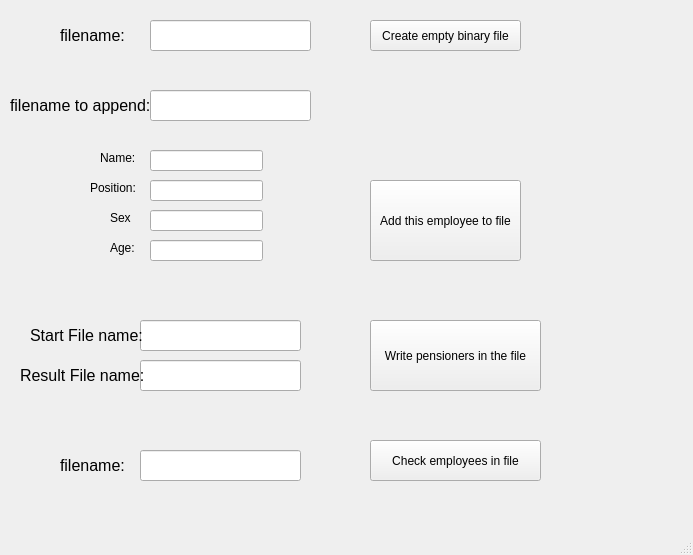
<?xml version="1.0" encoding="UTF-8"?>
<ui version="4.0">
 <class>MainWindow</class>
 <widget class="QMainWindow" name="MainWindow">
  <property name="geometry">
   <rect>
    <x>0</x>
    <y>0</y>
    <width>693</width>
    <height>555</height>
   </rect>
  </property>
  <property name="windowTitle">
   <string>MainWindow</string>
  </property>
  <widget class="QWidget" name="centralwidget">
   <widget class="QPushButton" name="CreateFile">
    <property name="geometry">
     <rect>
      <x>370</x>
      <y>20</y>
      <width>151</width>
      <height>31</height>
     </rect>
    </property>
    <property name="text">
     <string>Create empty binary file</string>
    </property>
   </widget>
   <widget class="QLabel" name="label">
    <property name="geometry">
     <rect>
      <x>60</x>
      <y>20</y>
      <width>71</width>
      <height>31</height>
     </rect>
    </property>
    <property name="font">
     <font>
      <pointsize>12</pointsize>
     </font>
    </property>
    <property name="text">
     <string>filename:</string>
    </property>
   </widget>
   <widget class="QLineEdit" name="CreateFileName">
    <property name="geometry">
     <rect>
      <x>150</x>
      <y>20</y>
      <width>161</width>
      <height>31</height>
     </rect>
    </property>
   </widget>
   <widget class="QLineEdit" name="AppendFileName">
    <property name="geometry">
     <rect>
      <x>150</x>
      <y>90</y>
      <width>161</width>
      <height>31</height>
     </rect>
    </property>
   </widget>
   <widget class="QLabel" name="label_2">
    <property name="geometry">
     <rect>
      <x>10</x>
      <y>90</y>
      <width>151</width>
      <height>31</height>
     </rect>
    </property>
    <property name="font">
     <font>
      <pointsize>12</pointsize>
     </font>
    </property>
    <property name="text">
     <string>filename to append:</string>
    </property>
   </widget>
   <widget class="QLabel" name="label_3">
    <property name="geometry">
     <rect>
      <x>100</x>
      <y>150</y>
      <width>49</width>
      <height>16</height>
     </rect>
    </property>
    <property name="text">
     <string>Name:</string>
    </property>
   </widget>
   <widget class="QLabel" name="label_4">
    <property name="geometry">
     <rect>
      <x>90</x>
      <y>180</y>
      <width>49</width>
      <height>16</height>
     </rect>
    </property>
    <property name="text">
     <string>Position:</string>
    </property>
   </widget>
   <widget class="QLabel" name="label_5">
    <property name="geometry">
     <rect>
      <x>110</x>
      <y>210</y>
      <width>21</width>
      <height>16</height>
     </rect>
    </property>
    <property name="text">
     <string>Sex:</string>
    </property>
   </widget>
   <widget class="QLabel" name="label_6">
    <property name="geometry">
     <rect>
      <x>110</x>
      <y>240</y>
      <width>31</width>
      <height>16</height>
     </rect>
    </property>
    <property name="text">
     <string>Age:</string>
    </property>
   </widget>
   <widget class="QLineEdit" name="Name">
    <property name="geometry">
     <rect>
      <x>150</x>
      <y>150</y>
      <width>113</width>
      <height>21</height>
     </rect>
    </property>
   </widget>
   <widget class="QLineEdit" name="Position">
    <property name="geometry">
     <rect>
      <x>150</x>
      <y>180</y>
      <width>113</width>
      <height>21</height>
     </rect>
    </property>
   </widget>
   <widget class="QLineEdit" name="Sex">
    <property name="geometry">
     <rect>
      <x>150</x>
      <y>210</y>
      <width>113</width>
      <height>21</height>
     </rect>
    </property>
   </widget>
   <widget class="QLineEdit" name="Age">
    <property name="geometry">
     <rect>
      <x>150</x>
      <y>240</y>
      <width>113</width>
      <height>21</height>
     </rect>
    </property>
   </widget>
   <widget class="QPushButton" name="AppendFileButton">
    <property name="geometry">
     <rect>
      <x>370</x>
      <y>180</y>
      <width>151</width>
      <height>81</height>
     </rect>
    </property>
    <property name="text">
     <string>Add this employee to file</string>
    </property>
   </widget>
   <widget class="QPushButton" name="WriteButton">
    <property name="geometry">
     <rect>
      <x>370</x>
      <y>320</y>
      <width>171</width>
      <height>71</height>
     </rect>
    </property>
    <property name="text">
     <string>Write pensioners in the file</string>
    </property>
   </widget>
   <widget class="QLineEdit" name="StartFileName">
    <property name="geometry">
     <rect>
      <x>140</x>
      <y>320</y>
      <width>161</width>
      <height>31</height>
     </rect>
    </property>
   </widget>
   <widget class="QLineEdit" name="ResultFileName">
    <property name="geometry">
     <rect>
      <x>140</x>
      <y>360</y>
      <width>161</width>
      <height>31</height>
     </rect>
    </property>
   </widget>
   <widget class="QLabel" name="label_7">
    <property name="geometry">
     <rect>
      <x>30</x>
      <y>320</y>
      <width>141</width>
      <height>31</height>
     </rect>
    </property>
    <property name="font">
     <font>
      <pointsize>12</pointsize>
     </font>
    </property>
    <property name="text">
     <string>Start File name:</string>
    </property>
   </widget>
   <widget class="QLabel" name="label_8">
    <property name="geometry">
     <rect>
      <x>20</x>
      <y>360</y>
      <width>141</width>
      <height>31</height>
     </rect>
    </property>
    <property name="font">
     <font>
      <pointsize>12</pointsize>
     </font>
    </property>
    <property name="text">
     <string>Result File name:</string>
    </property>
   </widget>
   <widget class="QLabel" name="label_9">
    <property name="geometry">
     <rect>
      <x>60</x>
      <y>450</y>
      <width>71</width>
      <height>31</height>
     </rect>
    </property>
    <property name="font">
     <font>
      <pointsize>12</pointsize>
     </font>
    </property>
    <property name="text">
     <string>filename:</string>
    </property>
   </widget>
   <widget class="QLineEdit" name="CheckFileName">
    <property name="geometry">
     <rect>
      <x>140</x>
      <y>450</y>
      <width>161</width>
      <height>31</height>
     </rect>
    </property>
   </widget>
   <widget class="QPushButton" name="CheckEmpButton">
    <property name="geometry">
     <rect>
      <x>370</x>
      <y>440</y>
      <width>171</width>
      <height>41</height>
     </rect>
    </property>
    <property name="text">
     <string>Check employees in file</string>
    </property>
   </widget>
  </widget>
  <widget class="QMenuBar" name="menubar">
   <property name="geometry">
    <rect>
     <x>0</x>
     <y>0</y>
     <width>693</width>
     <height>21</height>
    </rect>
   </property>
  </widget>
  <widget class="QStatusBar" name="statusbar"/>
 </widget>
 <resources/>
 <connections/>
</ui>
